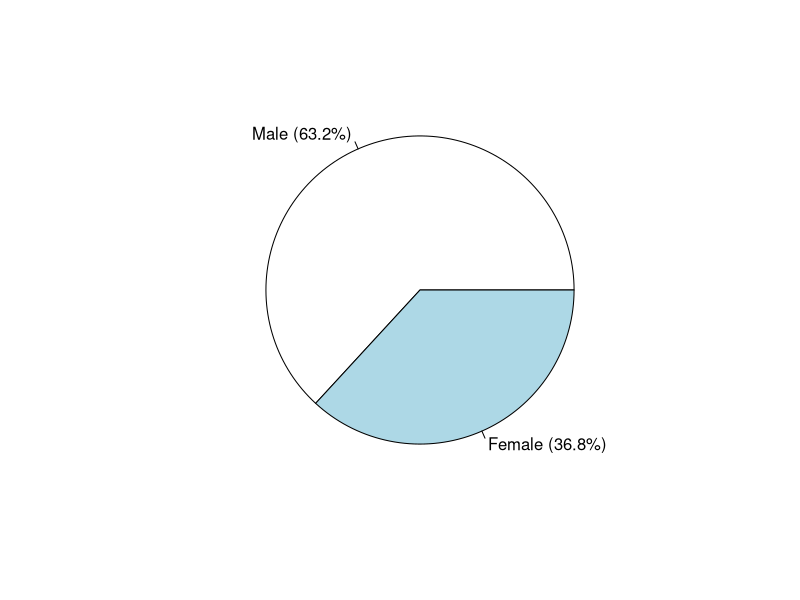

Write the R code that produced this figure.
# og_DATA <- read.csv2("FA_DATA.csv")
DATA <- read.csv2("FA_DATA_DEF.csv")

toBeReversed <- c(FALSE, FALSE, TRUE, TRUE, TRUE,
                  FALSE, FALSE, FALSE, TRUE, TRUE,
                  FALSE, TRUE, FALSE, FALSE, FALSE,
                  FALSE, TRUE, TRUE, TRUE, FALSE,
                  TRUE, FALSE, TRUE, TRUE, TRUE, FALSE)


############################### UEQ questionnaire analysis ##################################### # nolint
# clean up the data
# convert 1-7 Likert values to range (-3, 3)

for (i in c(1:26)){
    if (toBeReversed[i] == TRUE) {
        # Figma items
        DATA[, i + 10] <- 4 - DATA[, i + 10];
        # Adobe XD items
        DATA[, i + 36] <- 4 - DATA[, i + 36];
    } else{
        # Figma items
        DATA[, i + 10] <- DATA[, i + 10] - 4;
        # Adobe XD items
        DATA[, i + 36] <- DATA[, i + 36] - 4;
    }
}


# column numbers for every scale
attractiveness_col <- c(1, 12, 14, 16, 24, 25)
perspicuity_col <- c(2, 4, 13, 21)
efficiency_col <- c(9, 20, 22, 23)
dependability_col <- c(8, 11, 17, 19)
stimulation_col <- c(5, 6, 7, 18)
novelty_col <- c(3, 10, 15, 26)


# Figma means for every user
f_attractiveness_users <- apply(DATA[, attractiveness_col+10], 1, mean, na.rm= TRUE)
f_perspicuity_users <- apply(DATA[, perspicuity_col+10], 1, mean, na.rm= TRUE)
f_efficiency_users <- apply(DATA[, efficiency_col+10], 1, mean, na.rm= TRUE)
f_dependability_users <- apply(DATA[, dependability_col+10], 1, mean, na.rm= TRUE)
f_stimulation_users <- apply(DATA[, stimulation_col+10], 1, mean, na.rm= TRUE)
f_novelty_users <- apply(DATA[, novelty_col+10], 1, mean, na.rm= TRUE)

# general Figma means for every scale
f_attractiveness_mean = mean(f_attractiveness_users, na.rm= TRUE)
f_perspicuity_mean = mean(f_perspicuity_users, na.rm= TRUE)
f_efficiency_mean = mean(f_efficiency_users, na.rm= TRUE)
f_dependability_mean = mean(f_dependability_users, na.rm= TRUE)
f_stimulation_mean = mean(f_stimulation_users, na.rm= TRUE)
f_novelty_mean = mean(f_novelty_users, na.rm= TRUE)



# Adobe means for every user
a_attractiveness_users <- apply(DATA[, attractiveness_col+36], 1, mean, na.rm= TRUE)
a_perspicuity_users <- apply(DATA[, perspicuity_col+36], 1, mean, na.rm= TRUE)
a_efficiency_users <- apply(DATA[, efficiency_col+36], 1, mean, na.rm= TRUE)
a_dependability_users <- apply(DATA[, dependability_col+36], 1, mean, na.rm= TRUE)
a_stimulation_users <- apply(DATA[, stimulation_col+36], 1, mean, na.rm= TRUE)
a_novelty_users <- apply(DATA[, novelty_col+36], 1, mean, na.rm= TRUE)

# general Adobe means for every scale
a_attractiveness_mean = mean(a_attractiveness_users, na.rm= TRUE)
a_perspicuity_mean = mean(a_perspicuity_users, na.rm= TRUE)
a_efficiency_mean = mean(a_efficiency_users, na.rm= TRUE)
a_dependability_mean = mean(a_dependability_users, na.rm= TRUE)
a_stimulation_mean = mean(a_stimulation_users, na.rm= TRUE)
a_novelty_mean = mean(a_novelty_users, na.rm= TRUE)





###################################### UMUX Lite ##########################################

# cleaning the data
# subtract 1 from every item

# cycling through the items
for (i in c(1:6)){
    #Figma items
    DATA[, i + 62] <- DATA[, i + 62] - 1;
    #Adobe items
    DATA[, i + 68] <- DATA[, i + 68] - 1;
}

# column numbers for every feature
coll_col <- c(1,2)
plug_col <- c(3,4)
shar_col <- c(5,6)

# Figma sum for every user
f_collaboration_users <- apply(DATA[, coll_col + 62], 1, sum) / 12
f_plugin_users <- apply(DATA[, plug_col + 62], 1, sum) / 12
f_sharing_users <- apply(DATA[, shar_col + 62], 1, sum) / 12

# Adobe sum for every user
a_collaboration_users <- apply(DATA[, coll_col + 68], 1, sum) / 12
a_plugin_users <- apply(DATA[, plug_col + 68], 1, sum) / 12
a_sharing_users <- apply(DATA[, shar_col + 68], 1, sum) / 12





#################################### Demographics #########################################

# convert into nominal variable -> as.factor(DATA$Gender)
# print gender demographics
gender_percentage= round(100*table(as.factor(DATA$Gender))/sum(table(as.factor(DATA$Gender))), digits = 1)

gender_label = paste(as.factor(DATA$Gender)," (", gender_percentage,"%)", sep = "")

pie(table(as.factor(DATA$Gender)), labels=gender_label)
